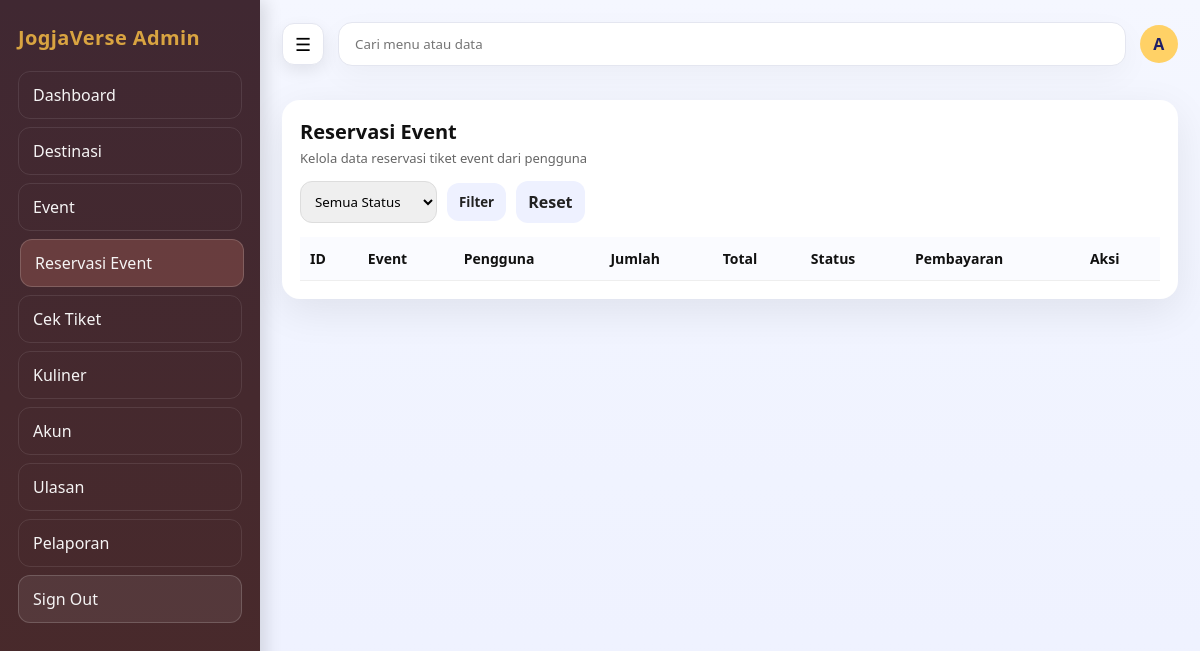
/admin/reservasi_event.php (signed in), run on an earlier commit of the app's database.
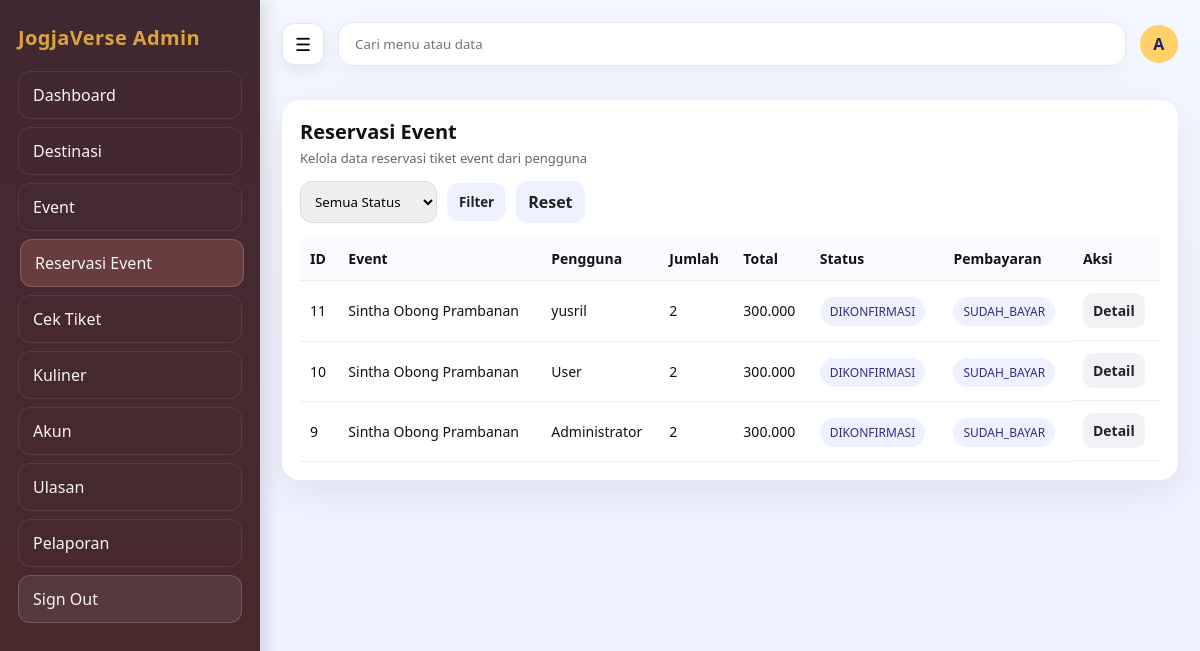
And on a later commit of the database.
### tables this page shows
CREATE TABLE `reservasi_event` (
  `id_reservasi` bigint UNSIGNED NOT NULL,
  `id_event` bigint UNSIGNED NOT NULL,
  `id_pengguna` bigint UNSIGNED NOT NULL,
  `jumlah_tiket` int UNSIGNED NOT NULL DEFAULT '1',
  `harga_satuan` int UNSIGNED NOT NULL DEFAULT '0',
  `total_harga` int UNSIGNED NOT NULL DEFAULT '0',
  `status` enum('PENDING','DIKONFIRMASI','DIBATALKAN','KADALUARSA') NOT NULL DEFAULT 'PENDING',
  `kedaluwarsa_pada` datetime DEFAULT NULL,
  `catatan` varchar(255) DEFAULT NULL,
  `dibuat_pada` datetime NOT NULL DEFAULT CURRENT_TIMESTAMP,
  `diubah_pada` datetime DEFAULT NULL ON UPDATE CURRENT_TIMESTAMP
);

CREATE TABLE `event` (
  `id_event` bigint UNSIGNED NOT NULL,
  `id_destinasi` bigint UNSIGNED DEFAULT NULL,
  `id_kategori` bigint UNSIGNED DEFAULT NULL,
  `judul` varchar(180) NOT NULL,
  `slug` varchar(200) NOT NULL,
  `deskripsi` text,
  `lokasi` varchar(255) DEFAULT NULL,
  `latitude` decimal(10,7) DEFAULT NULL,
  `longitude` decimal(10,7) DEFAULT NULL,
  `mulai_pada` datetime NOT NULL,
  `selesai_pada` datetime NOT NULL,
  `kuota` int UNSIGNED DEFAULT '0',
  `harga` int UNSIGNED DEFAULT '0',
  `gambar_sampul_url` varchar(255) DEFAULT NULL,
  `status` enum('draft','publish','dibatalkan','arsip') NOT NULL DEFAULT 'draft',
  `dibuat_oleh` bigint UNSIGNED DEFAULT NULL,
  `dibuat_pada` datetime NOT NULL DEFAULT CURRENT_TIMESTAMP,
  `diubah_pada` datetime DEFAULT NULL ON UPDATE CURRENT_TIMESTAMP
);

CREATE TABLE `pengguna` (
  `id_pengguna` bigint UNSIGNED NOT NULL,
  `nama_lengkap` varchar(120) NOT NULL,
  `username` varchar(60) NOT NULL,
  `email` varchar(120) DEFAULT NULL,
  `kata_sandi_hash` varchar(255) NOT NULL,
  `peran` enum('admin','user') NOT NULL DEFAULT 'user',
  `nomor_hp` varchar(30) DEFAULT NULL,
  `foto_profil_url` varchar(255) DEFAULT NULL,
  `status_aktif` tinyint(1) NOT NULL DEFAULT '1',
  `dibuat_pada` datetime NOT NULL DEFAULT CURRENT_TIMESTAMP,
  `diubah_pada` datetime DEFAULT NULL ON UPDATE CURRENT_TIMESTAMP
);

CREATE TABLE `pembayaran` (
  `id_pembayaran` bigint UNSIGNED NOT NULL,
  `id_reservasi` bigint UNSIGNED NOT NULL,
  `metode` enum('transfer_manual','gateway') NOT NULL DEFAULT 'transfer_manual',
  `jumlah` int UNSIGNED NOT NULL DEFAULT '0',
  `status` enum('BELUM_BAYAR','SUDAH_BAYAR','GAGAL','REFUND') NOT NULL DEFAULT 'BELUM_BAYAR',
  `bukti_bayar_url` varchar(255) DEFAULT NULL,
  `dibayar_pada` datetime DEFAULT NULL,
  `dibuat_pada` datetime NOT NULL DEFAULT CURRENT_TIMESTAMP
);

### admin/reservasi_event.php (the view, shortened to what this page needs)
<?php
require_once __DIR__ . "/../config/koneksi.php";
if (!function_exists('h')) {
  function h($val) {
    return htmlspecialchars((string)$val, ENT_QUOTES, 'UTF-8');
  }
}
$sql = "
  SELECT r.id_reservasi, r.jumlah_tiket, r.total_harga, r.status AS status_reservasi, r.dibuat_pada,
         e.judul AS nama_event,
         u.nama_lengkap, u.username,
         p.status AS status_pembayaran
  FROM reservasi_event r
  JOIN event e ON r.id_event = e.id_event
  LEFT JOIN pengguna u ON r.id_pengguna = u.id_pengguna
  LEFT JOIN pembayaran p ON r.id_reservasi = p.id_reservasi
";
$sql .= " ORDER BY r.dibuat_pada DESC";
$stmt = $koneksi->prepare($sql);
$stmt->execute();
$data = $stmt->get_result();
?>
<?php require_once __DIR__ . "/partials/header.php"; ?>
<link rel="stylesheet" href="<?= BASE_URL ?>/assets/css/admin_crud.css">
<div class="card">
  <div>
    <h1 class="page-title">Reservasi Event</h1>
    <p class="page-sub">Kelola data reservasi tiket event dari pengguna</p>
  </div>
  <div class="toolbar">
    <div class="left">
      <form method="GET" style="display:flex;gap:10px;align-items:center">
        <select name="status">
          <option value="">Semua Status</option>
        </select>
        <button class="btn secondary" type="submit">Filter</button>
        <a class="btn secondary" href="<?= BASE_URL ?>/admin/reservasi_event.php">Reset</a>
      </form>
    </div>
  </div>
  <div class="table-wrap">
    <table class="table2">
      <thead>
        <tr>
          <th>ID</th>
          <th>Event</th>
          <th>Pengguna</th>
          <th>Jumlah</th>
          <th>Total</th>
          <th>Status</th>
          <th>Pembayaran</th>
          <th>Aksi</th>
        </tr>
      </thead>
      <tbody>
      <?php while($row = $data->fetch_assoc()): ?>
        <tr>
          <td><?= h($row['id_reservasi']) ?></td>
          <td><?= h($row['nama_event'] ?? '-') ?></td>
          <td><?= h($row['nama_lengkap'] ?? $row['username'] ?? '-') ?></td>
          <td><?= h($row['jumlah_tiket'] ?? '-') ?></td>
          <td><?= h(number_format((int)($row['total_harga'] ?? 0), 0, ',', '.')) ?></td>
          <td><span class="pill"><?= h($row['status_reservasi'] ?? '-') ?></span></td>
          <td><span class="pill"><?= h($row['status_pembayaran'] ?? '-') ?></span></td>
          <td class="actions">
            <a class="btn-sm gray" href="<?= BASE_URL ?>/admin/reservasi_event.php?detail=<?= h($row['id_reservasi']) ?>">Detail</a>
          </td>
        </tr>
      <?php endwhile; ?>
      </tbody>
    </table>
  </div>
</div>
<?php require_once __DIR__ . "/partials/footer.php"; ?>

What changed in the data, as far as the page shows it:
added reservasi_event: id_reservasi "11", id_event.judul "Sintha Obong Prambanan", id_pengguna.nama_lengkap "yusril", jumlah_tiket "2", total_harga "300.000", status "DIKONFIRMASI", pembayaran.status "SUDAH_BAYAR"
added reservasi_event: id_reservasi "10", id_event.judul "Sintha Obong Prambanan", id_pengguna.nama_lengkap "User", jumlah_tiket "2", total_harga "300.000", status "DIKONFIRMASI", pembayaran.status "SUDAH_BAYAR"
added reservasi_event: id_reservasi "9", id_event.judul "Sintha Obong Prambanan", id_pengguna.nama_lengkap "Administrator", jumlah_tiket "2", total_harga "300.000", status "DIKONFIRMASI", pembayaran.status "SUDAH_BAYAR"
